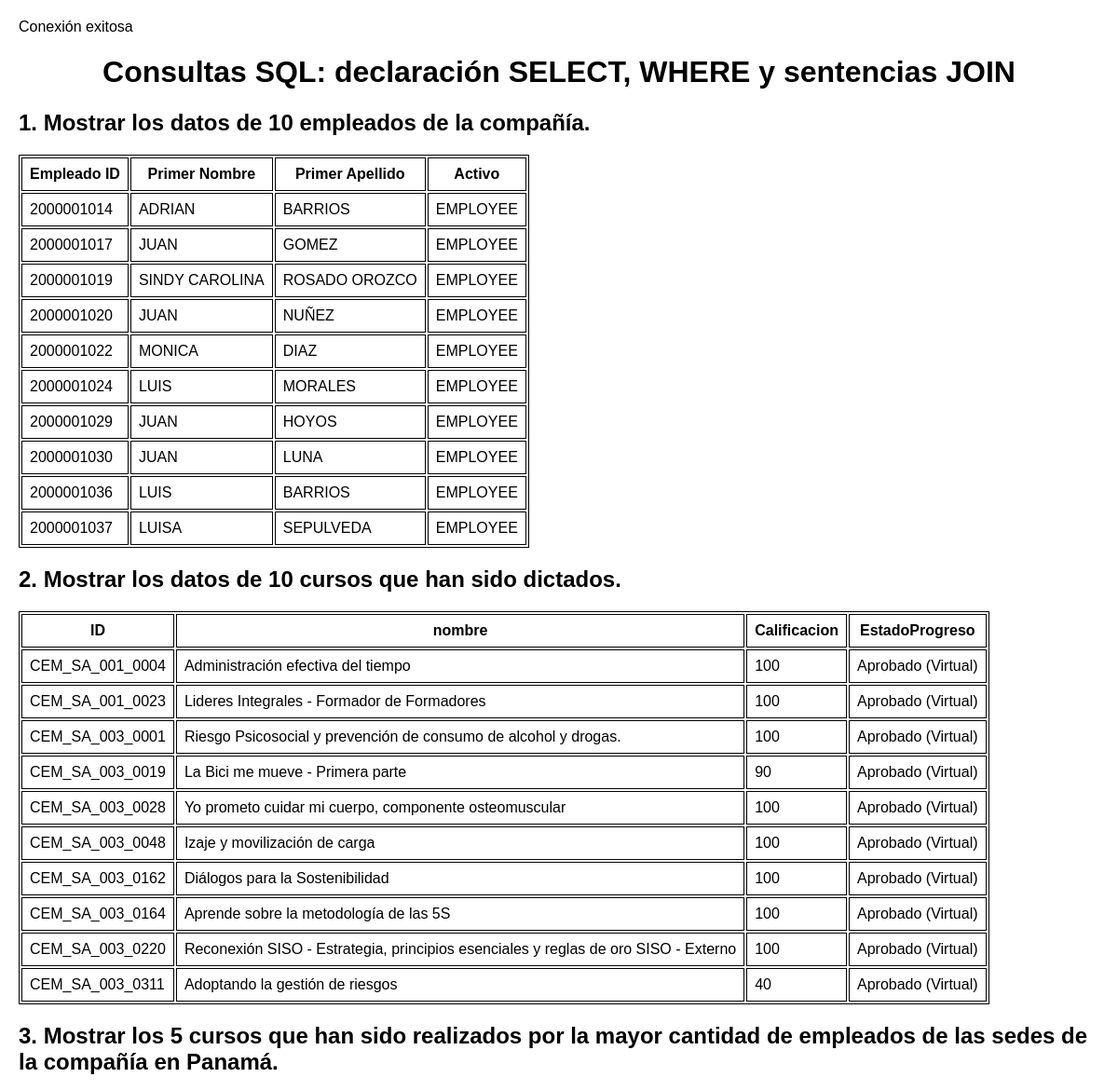
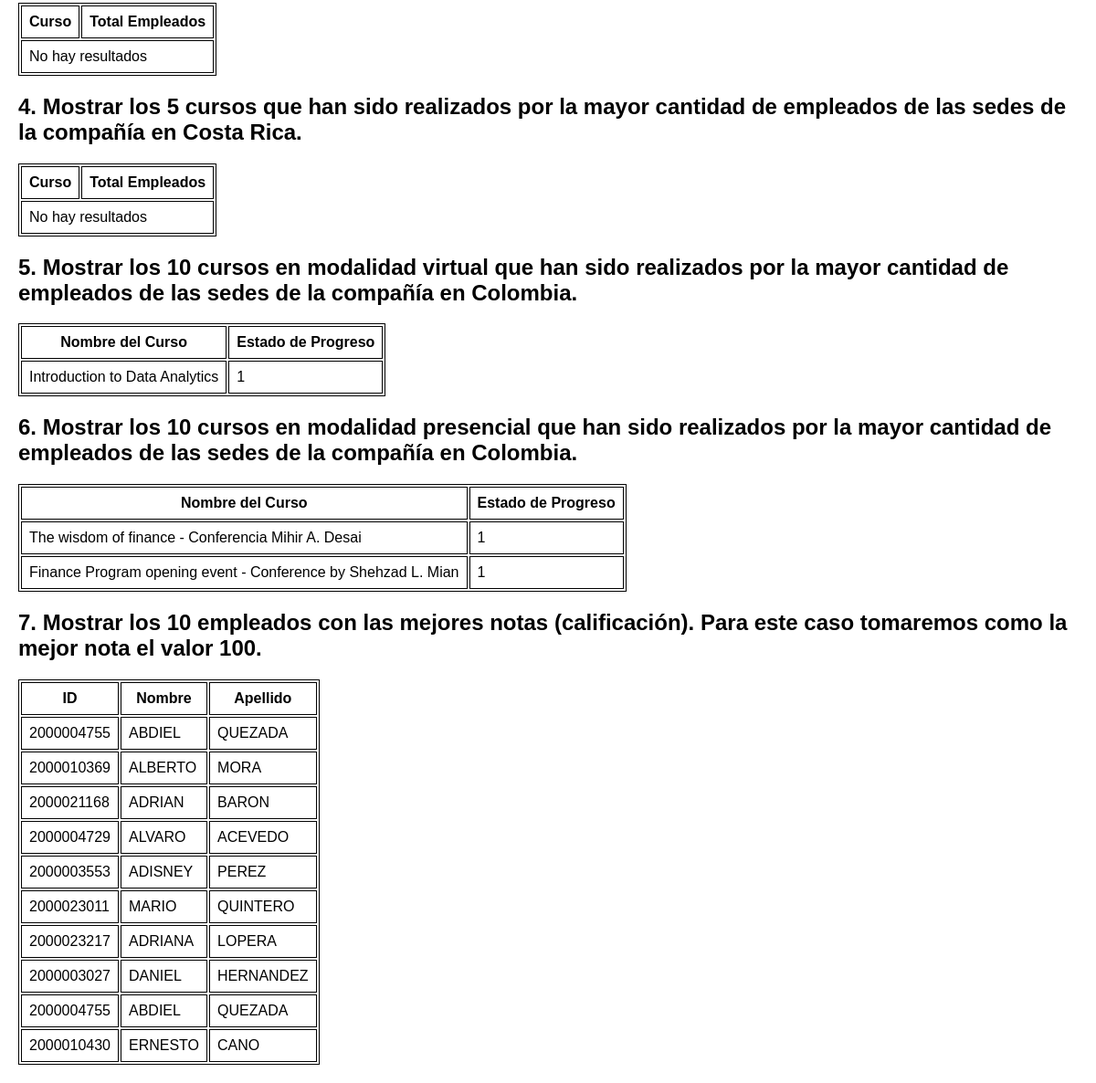
Page /celsiaBD/pages/consul1.php on the committed database (2 pictures, top to bottom).
### tables this page shows
CREATE TABLE `empleado` (
  `Activo` char(1) DEFAULT NULL,
  `ID_empleado` varchar(100) NOT NULL,
  `ID_usuario` varchar(100) DEFAULT NULL,
  `Genero` varchar(10) DEFAULT NULL,
  `Primer_Nombre` varchar(50) DEFAULT NULL,
  `Primer_Apellido` varchar(50) DEFAULT NULL,
  `Grupo_de_Personal` varchar(100) DEFAULT NULL,
  `Id_pais` varchar(100) DEFAULT NULL
);

CREATE TABLE `articulo` (
  `id_articulo` varchar(40) NOT NULL,
  `Id_empleado` varchar(100) DEFAULT NULL,
  `tipo_articulo` varchar(50) DEFAULT NULL,
  `titulo_articulo` varchar(100) DEFAULT NULL,
  `calificacion` varchar(100) DEFAULT NULL,
  `estado_progreso` varchar(50) DEFAULT NULL,
  `fecha_finalizacion` varchar(60) DEFAULT NULL,
  `horas_totales` varchar(100) DEFAULT NULL
);

CREATE TABLE `curso` (
  `titulo_Articulo` varchar(100) NOT NULL,
  `activo` char(1) DEFAULT NULL,
  `origen` varchar(50) DEFAULT NULL,
  `idioma` varchar(50) DEFAULT NULL,
  `descripcion_Categoria_tematica` varchar(255) DEFAULT NULL,
  `area_conocimiento` varchar(100) DEFAULT NULL,
  `tipo_contenido` varchar(100) DEFAULT NULL,
  `Proposito_formacion` varchar(255) DEFAULT NULL
);

### celsiaBD/pages/consul1.php (the view, shortened to what this page needs)
<!DOCTYPE html>
<html>
<head>
</head>
<body>
  <h1>Consultas SQL: declaración SELECT, WHERE y sentencias JOIN</h1>
  <h2>1. Mostrar los datos de 10 empleados de la compañía.</h2>
  <?php
$conexion = new mysqli("localhost", "root", "", "celsia");
$query = "SELECT * FROM empleado LIMIT 10";
$resultado = $conexion->query($query);
echo "<table>";
echo "<tr><th>Empleado ID</th><th>Primer Nombre</th><th>Primer Apellido</th><th>Activo</th></tr>";
if ($resultado->num_rows > 0) {
    while ($fila = $resultado->fetch_assoc()) {
        echo "<tr>";
        echo "<td>" . $fila["ID_empleado"] . "</td>";
        echo "<td>" . $fila["Primer_Nombre"] . "</td>";
        echo "<td>" . $fila["Primer_Apellido"] . "</td>";
        echo "<td>" . $fila["Grupo_de_Personal"] . "</td>";
        echo "</tr>";
    }
} else {
    echo "<tr><td colspan='3'>No hay resultados</td></tr>";
}
echo "</table>";
?>
  <h2>2. Mostrar los datos de 10 cursos que han sido dictados.</h2>
  <?php
$conexion = new mysqli("localhost", "root", "", "celsia");
$query = "SELECT * FROM ARTICULO LIMIT 10";
$resultado = $conexion->query($query);
echo "<table>";
echo "<tr><th>ID</th><th>nombre</th><th>Calificacion</th><th>EstadoProgreso</th></tr>";
if ($resultado->num_rows > 0) {
    while ($fila = $resultado->fetch_assoc()) {
        echo "<tr>";
        echo "<td>" . $fila["id_articulo"] . "</td>";
        echo "<td>" . $fila["titulo_articulo"] . "</td>";
        echo "<td>" . $fila["calificacion"] . "</td>";
        echo "<td>" . $fila["estado_progreso"] . "</td>";
        echo "</tr>";
    }
} else {
    echo "<tr><td colspan='3'>No hay resultados</td></tr>";
}
echo "</table>";
?>
  <h2>3. Mostrar los 5 cursos que han sido realizados por la mayor cantidad de empleados de las sedes de la compañía en Panamá.</h2>
  <?php
$conexion = new mysqli("localhost", "root", "", "celsia");
$query = "SELECT curso.titulo_Articulo, COUNT(DISTINCT articulo.Id_empleado) AS total_empleados
FROM curso
JOIN articulo ON curso.titulo_Articulo = articulo.titulo_articulo
JOIN empleado ON articulo.Id_empleado = empleado.ID_empleado
JOIN pais_region ON empleado.Id_pais = pais_region.Id_pais
WHERE pais_region.Pais = 'Panamá'
GROUP BY curso.titulo_Articulo
ORDER BY total_empleados DESC
LIMIT 5;";
$resultado = $conexion->query($query);
echo "<table>";
echo "<tr><th>Curso</th><th>Total Empleados</th></tr>";
if ($resultado->num_rows > 0) {
    while ($fila = $resultado->fetch_assoc()) {
        echo "<tr>";
        echo "<td>" . $fila["titulo_articulo"] . "</td>";
        echo "<td>" . $fila["total_empleados"] . "</td>";
        echo "</tr>";
    }
} else {
    echo "<tr><td colspan='2'>No hay resultados</td></tr>";
}
echo "</table>";
?>
  <h2>4. Mostrar los 5 cursos que han sido realizados por la mayor cantidad de empleados de las sedes de la compañía en Costa Rica.</h2>
  <?php
$conexion = new mysqli("localhost", "root", "", "celsia");
$query = "SELECT curso.titulo_Articulo, COUNT(DISTINCT articulo.Id_empleado) AS total_empleados
FROM curso
JOIN articulo ON curso.titulo_Articulo = articulo.titulo_articulo
JOIN empleado ON articulo.Id_empleado = empleado.ID_empleado
JOIN pais_region ON empleado.Id_pais = pais_region.Id_pais
WHERE pais_region.Pais = 'Costa Rica'
GROUP BY curso.titulo_Articulo
ORDER BY total_empleados DESC
LIMIT 5;";
$resultado = $conexion->query($query);
echo "<table>";
echo "<tr><th>Curso</th><th>Total Empleados</th></tr>";
if ($resultado->num_rows > 0) {
    while ($fila = $resultado->fetch_assoc()) {
        echo "<tr>";
        echo "<td>" . $fila["titulo_articulo"] . "</td>";
        echo "<td>" . $fila["total_empleados"] . "</td>";
        echo "</tr>";
    }
} else {
    echo "<tr><td colspan='2'>No hay resultados</td></tr>";
}
echo "</table>";
?>
  <h2>5. Mostrar los 10 cursos en modalidad virtual que han sido realizados por la mayor cantidad de empleados de las sedes de la compañía en Colombia.</h2>
  <?php
$conexion = new mysqli("localhost", "root", "", "celsia");
$query = "SELECT curso.titulo_Articulo, COUNT(DISTINCT articulo.Id_empleado) AS total_empleados
FROM curso
JOIN articulo ON curso.titulo_Articulo = articulo.titulo_articulo
JOIN empleado ON articulo.Id_empleado = empleado.ID_empleado
JOIN pais_region ON empleado.Id_pais = pais_region.Id_pais
WHERE pais_region.Pais = 'Colombia' AND Articulo.tipo_Articulo = 'VIRTUAL'
GROUP BY curso.titulo_Articulo
ORDER BY total_empleados DESC
LIMIT 10;
";
$resultado = $conexion->query($query);
echo "<table>";
echo "<tr><th>Nombre del Curso</th><th>Estado de Progreso</th></tr>";
if ($resultado->num_rows > 0) {
    while ($fila = $resultado->fetch_assoc()) {
        echo "<tr>";
        echo "<td>" . $fila["titulo_Articulo"] . "</td>";
        echo "<td>" . $fila["total_empleados"] . "</td>";
        echo "</tr>";
    }
} else {
    echo "<tr><td colspan='3'>No hay resultados</td></tr>";
}
echo "</table>";
?>
  <h2>6. Mostrar los 10 cursos en modalidad presencial que han sido realizados por la mayor cantidad de empleados de las sedes de la compañía en Colombia.</h2>
  <?php
$conexion = new mysqli("localhost", "root", "", "celsia");
$query = "SELECT curso.titulo_Articulo, COUNT(DISTINCT articulo.Id_empleado) AS total_empleados
FROM curso
JOIN articulo ON curso.titulo_Articulo = articulo.titulo_articulo
JOIN empleado ON articulo.Id_empleado = empleado.ID_empleado
JOIN pais_region ON empleado.Id_pais = pais_region.Id_pais
WHERE pais_region.Pais = 'Colombia' AND Articulo.tipo_Articulo = 'PRES'
GROUP BY curso.titulo_Articulo
ORDER BY total_empleados DESC
LIMIT 5";
$resultado = $conexion->query($query);
echo "<table>";
echo "<tr><th>Nombre del Curso</th><th>Estado de Progreso</th></tr>";
if ($resultado->num_rows > 0) {
    while ($fila = $resultado->fetch_assoc()) {
      echo "<tr>";
      echo "<td>" . $fila["titulo_Articulo"] . "</td>";
      echo "<td>" . $fila["total_empleados"] . "</td>";
      echo "</tr>";
    }
} else {
    echo "<tr><td colspan='3'>No hay resultados</td></tr>";
}
echo "</table>";
?>
  <h2>7. Mostrar los 10 empleados con las mejores notas (calificación). Para este caso tomaremos como la mejor nota el valor 100.</h2>
  <?php
$conexion = new mysqli("localhost", "root", "", "celsia");
$query = "SELECT * FROM Empleado
JOIN articulo ON empleado.ID_empleado = articulo.Id_empleado
WHERE articulo.calificacion = '100'
ORDER BY articulo.calificacion DESC
LIMIT 10;";
$resultado = $conexion->query($query);
echo "<table>";
echo "<tr><th>ID</th><th>Nombre</th><th>Apellido</th></tr>";
if ($resultado->num_rows > 0) {
    while ($fila = $resultado->fetch_assoc()) {
        echo "<tr>";
        echo "<td>" . $fila["ID_empleado"] . "</td>";
        echo "<td>" . $fila["Primer_Nombre"] . "</td>";
        echo "<td>" . $fila["Primer_Apellido"] . "</td>";
        echo "</tr>";
    }
} else {
    echo "<tr><td colspan='3'>No hay resultados</td></tr>";
}
echo "</table>";
?>
</body>
</html>

### celsiaBD/pages/consul1.php (style rules this page uses)
body { font-family: Arial, sans-serif; margin: 0; padding: 20px; }
h1 { text-align: center; }
h2 { margin-top: 20px; }
table { border: 1px solid black; }
th, td { border: 1px solid black; padding: 8px; }

### rows in the picture
empleado: ID_empleado "2000001014", Primer_Nombre "ADRIAN", Primer_Apellido "BARRIOS", Grupo_de_Personal "EMPLOYEE"
empleado: ID_empleado "2000001017", Primer_Nombre "JUAN", Primer_Apellido "GOMEZ", Grupo_de_Personal "EMPLOYEE"
empleado: ID_empleado "2000001019", Primer_Nombre "SINDY CAROLINA", Primer_Apellido "ROSADO OROZCO", Grupo_de_Personal "EMPLOYEE"
empleado: ID_empleado "2000001020", Primer_Nombre "JUAN", Primer_Apellido "NUÑEZ", Grupo_de_Personal "EMPLOYEE"
empleado: ID_empleado "2000001022", Primer_Nombre "MONICA", Primer_Apellido "DIAZ", Grupo_de_Personal "EMPLOYEE"
empleado: ID_empleado "2000001024", Primer_Nombre "LUIS", Primer_Apellido "MORALES", Grupo_de_Personal "EMPLOYEE"
empleado: ID_empleado "2000001029", Primer_Nombre "JUAN", Primer_Apellido "HOYOS", Grupo_de_Personal "EMPLOYEE"
empleado: ID_empleado "2000001030", Primer_Nombre "JUAN", Primer_Apellido "LUNA", Grupo_de_Personal "EMPLOYEE"
empleado: ID_empleado "2000001036", Primer_Nombre "LUIS", Primer_Apellido "BARRIOS", Grupo_de_Personal "EMPLOYEE"
empleado: ID_empleado "2000001037", Primer_Nombre "LUISA", Primer_Apellido "SEPULVEDA", Grupo_de_Personal "EMPLOYEE"
articulo: id_articulo "CEM_SA_001_0004", titulo_articulo "Administración efectiva del tiempo", calificacion "100", estado_progreso "Aprobado (Virtual)", Id_empleado.ID_empleado "2000004755", Id_empleado.Primer_Nombre "ABDIEL", Id_empleado.Primer_Apellido "QUEZADA"
articulo: id_articulo "CEM_SA_001_0023", titulo_articulo "Lideres Integrales - Formador de Formadores", calificacion "100", estado_progreso "Aprobado (Virtual)", Id_empleado.ID_empleado "2000010369", Id_empleado.Primer_Nombre "ALBERTO", Id_empleado.Primer_Apellido "MORA"
articulo: id_articulo "CEM_SA_003_0001", titulo_articulo "Riesgo Psicosocial y prevención de consumo de alcohol y drogas.", calificacion "100", estado_progreso "Aprobado (Virtual)", Id_empleado.ID_empleado "2000021168", Id_empleado.Primer_Nombre "ADRIAN", Id_empleado.Primer_Apellido "BARON"
articulo: id_articulo "CEM_SA_003_0019", titulo_articulo "La Bici me mueve - Primera parte", calificacion "90", estado_progreso "Aprobado (Virtual)"
articulo: id_articulo "CEM_SA_003_0028", titulo_articulo "Yo prometo cuidar mi cuerpo, componente osteomuscular", calificacion "100", estado_progreso "Aprobado (Virtual)", Id_empleado.ID_empleado "2000004729", Id_empleado.Primer_Nombre "ALVARO", Id_empleado.Primer_Apellido "ACEVEDO"
articulo: id_articulo "CEM_SA_003_0048", titulo_articulo "Izaje y movilización de carga", calificacion "100", estado_progreso "Aprobado (Virtual)", Id_empleado.ID_empleado "2000003553", Id_empleado.Primer_Nombre "ADISNEY", Id_empleado.Primer_Apellido "PEREZ"
articulo: id_articulo "CEM_SA_003_0162", titulo_articulo "Diálogos para la Sostenibilidad", calificacion "100", estado_progreso "Aprobado (Virtual)", Id_empleado.ID_empleado "2000023011", Id_empleado.Primer_Nombre "MARIO", Id_empleado.Primer_Apellido "QUINTERO"
articulo: id_articulo "CEM_SA_003_0164", titulo_articulo "Aprende sobre la metodología de las 5S", calificacion "100", estado_progreso "Aprobado (Virtual)", Id_empleado.ID_empleado "2000023217", Id_empleado.Primer_Nombre "ADRIANA", Id_empleado.Primer_Apellido "LOPERA"
articulo: id_articulo "CEM_SA_003_0220", titulo_articulo "Reconexión SISO - Estrategia, principios esenciales y reglas de oro SISO - Externo", calificacion "100", estado_progreso "Aprobado (Virtual)", Id_empleado.ID_empleado "2000003027", Id_empleado.Primer_Nombre "DANIEL", Id_empleado.Primer_Apellido "HERNANDEZ"
articulo: id_articulo "CEM_SA_003_0311", titulo_articulo "Adoptando la gestión de riesgos", calificacion "40", estado_progreso "Aprobado (Virtual)"
curso: titulo_Articulo "Introduction to Data Analytics", total_empleados "1"
curso: titulo_Articulo "The wisdom of finance - Conferencia Mihir A. Desai", total_empleados "1"
curso: titulo_Articulo "Finance Program opening event - Conference by Shehzad L. Mian", total_empleados "1"
articulo: Id_empleado.ID_empleado "2000004755", Id_empleado.Primer_Nombre "ABDIEL", Id_empleado.Primer_Apellido "QUEZADA"
articulo: Id_empleado.ID_empleado "2000010430", Id_empleado.Primer_Nombre "ERNESTO", Id_empleado.Primer_Apellido "CANO"
